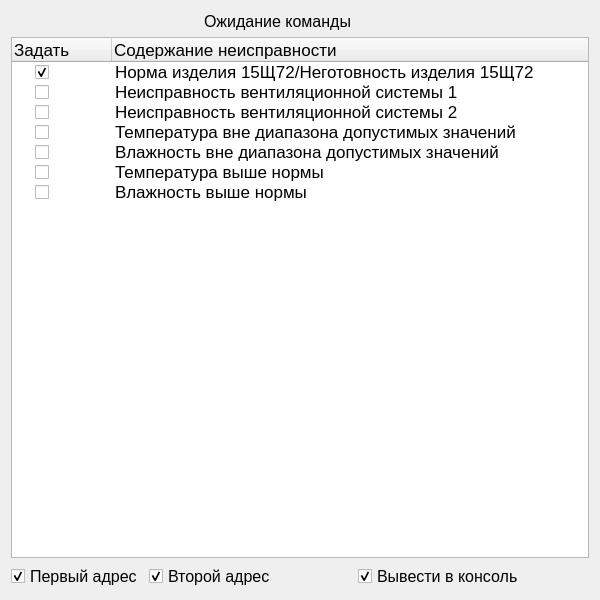
<?xml version="1.0" encoding="UTF-8"?>
<ui version="4.0">
 <class>SUTVR</class>
 <widget class="QMainWindow" name="SUTVR">
  <property name="geometry">
   <rect>
    <x>0</x>
    <y>0</y>
    <width>600</width>
    <height>600</height>
   </rect>
  </property>
  <property name="font">
   <font>
    <pointsize>12</pointsize>
   </font>
  </property>
  <property name="windowTitle">
   <string>SUTVR</string>
  </property>
  <widget class="QWidget" name="centralWidget">
   <property name="font">
    <font>
     <pointsize>12</pointsize>
    </font>
   </property>
   <layout class="QGridLayout" name="gridLayout">
    <item row="0" column="0" colspan="2">
     <spacer name="horizontalSpacer">
      <property name="orientation">
       <enum>Qt::Horizontal</enum>
      </property>
      <property name="sizeHint" stdset="0">
       <size>
        <width>188</width>
        <height>20</height>
       </size>
      </property>
     </spacer>
    </item>
    <item row="0" column="2">
     <widget class="QLabel" name="status">
      <property name="text">
       <string>Ожидание команды</string>
      </property>
     </widget>
    </item>
    <item row="0" column="3">
     <spacer name="horizontalSpacer_2">
      <property name="orientation">
       <enum>Qt::Horizontal</enum>
      </property>
      <property name="sizeHint" stdset="0">
       <size>
        <width>231</width>
        <height>20</height>
       </size>
      </property>
     </spacer>
    </item>
    <item row="1" column="0" colspan="4">
     <widget class="QTreeWidget" name="treeWidget">
      <property name="font">
       <font>
        <pointsize>13</pointsize>
       </font>
      </property>
      <column>
       <property name="text">
        <string>Задать</string>
       </property>
      </column>
      <column>
       <property name="text">
        <string>Содержание неисправности</string>
       </property>
      </column>
      <item>
       <property name="text">
        <string/>
       </property>
       <property name="checkState">
        <enum>Checked</enum>
       </property>
       <property name="text">
        <string>Норма изделия 15Щ72/Неготовность изделия 15Щ72</string>
       </property>
      </item>
      <item>
       <property name="text">
        <string/>
       </property>
       <property name="checkState">
        <enum>Unchecked</enum>
       </property>
       <property name="text">
        <string>Неисправность вентиляционной системы 1</string>
       </property>
      </item>
      <item>
       <property name="text">
        <string/>
       </property>
       <property name="checkState">
        <enum>Unchecked</enum>
       </property>
       <property name="text">
        <string>Неисправность вентиляционной системы 2</string>
       </property>
      </item>
      <item>
       <property name="text">
        <string/>
       </property>
       <property name="checkState">
        <enum>Unchecked</enum>
       </property>
       <property name="text">
        <string>Температура вне диапазона допустимых значений</string>
       </property>
      </item>
      <item>
       <property name="text">
        <string/>
       </property>
       <property name="checkState">
        <enum>Unchecked</enum>
       </property>
       <property name="text">
        <string>Влажность вне диапазона допустимых значений</string>
       </property>
      </item>
      <item>
       <property name="text">
        <string/>
       </property>
       <property name="checkState">
        <enum>Unchecked</enum>
       </property>
       <property name="text">
        <string>Температура выше нормы</string>
       </property>
      </item>
      <item>
       <property name="text">
        <string/>
       </property>
       <property name="checkState">
        <enum>Unchecked</enum>
       </property>
       <property name="text">
        <string>Влажность выше нормы</string>
       </property>
      </item>
     </widget>
    </item>
    <item row="2" column="0">
     <widget class="QCheckBox" name="firstPort">
      <property name="text">
       <string>Первый адрес</string>
      </property>
      <property name="checked">
       <bool>true</bool>
      </property>
     </widget>
    </item>
    <item row="2" column="1" colspan="2">
     <widget class="QCheckBox" name="secondPort">
      <property name="text">
       <string>Второй адрес</string>
      </property>
      <property name="checked">
       <bool>true</bool>
      </property>
     </widget>
    </item>
    <item row="2" column="3">
     <widget class="QCheckBox" name="console">
      <property name="text">
       <string>Вывести в консоль</string>
      </property>
      <property name="checked">
       <bool>true</bool>
      </property>
     </widget>
    </item>
   </layout>
  </widget>
 </widget>
 <layoutdefault spacing="6" margin="11"/>
 <resources/>
 <connections/>
</ui>
